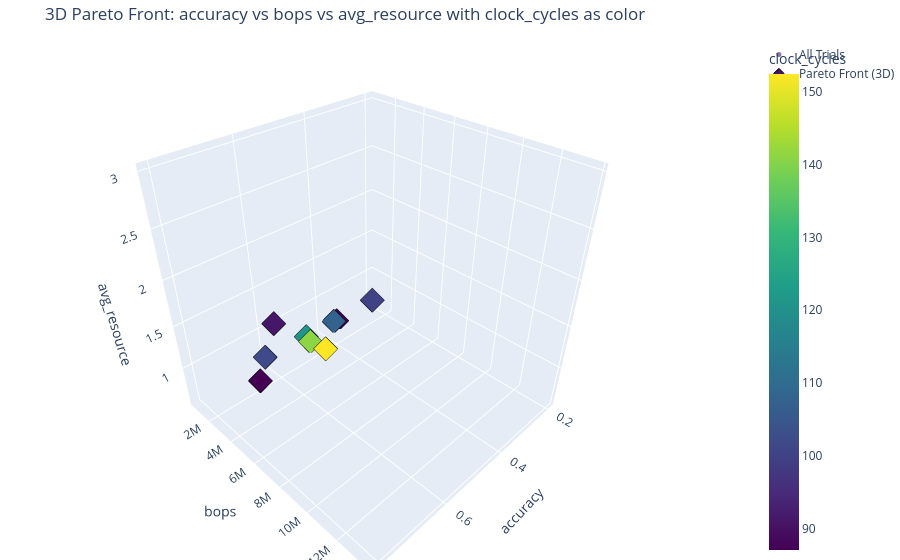

Here is the notebook cell this chart was saved with:
### Markdown cell above
## Analyzing the Global Search Results
The search is complete! The results contain the performance of every architecture tried. Let's visualize the Pareto fronts to understand the trade-offs.

### Code cell
results_df_mlp = pd.DataFrame(searcher_mlp.results)

if not results_df_mlp.empty:
    print("\n--- Visualizing Hardware-Aware Pareto Fronts ---")
    results_df_mlp.rename(columns={'performance_metric': 'accuracy'}, inplace=True)
    OBJECTIVE_INFO_HW[0] = ('accuracy', True)
    
    plot_pareto_fronts(results_df_mlp, OBJECTIVE_INFO_HW, save_dir=searcher_mlp.results_dir)
    
    print("\n--- Generating 3D Pareto Front Heatmap ---")
    plot_3d_pareto_front_heatmap(results_df_mlp, OBJECTIVE_INFO_HW, save_dir=searcher_mlp.results_dir)
    
    print(f"\nMLP search plots saved to: {searcher_mlp.results_dir}")
else:
    print("MLP search did not yield any results.")

### Figure 1 — Plotly figure (JSON) as saved in the notebook; plotly's stock layout.template omitted (floating-point values rounded to 4 significant figures)
{"data": [{"hoverinfo": "text+x+y+z", "marker": {"color": [91.2, 87.12, 100.0, 141.1, 101.9, 100.8, 121.1, 107.5, 152.4, 87.27], "colorbar": {"title": {"text": "clock_cycles"}}, "colorscale": [[0, "#440154"], [0.1111, "#482878"], [0.2222, "#3e4989"], [0.3333, "#31688e"], [0.4444, "#26828e"], [0.5556, "#1f9e89"], [0.6667, "#35b779"], [0.7778, "#6ece58"], [0.8889, "#b5de2b"], [1, "#fde725"]], "opacity": 0.6, "size": 5}, "mode": "markers", "name": "All Trials", "text": ["Trial 0", "Trial 1", "Trial 2", "Trial 3", "Trial 4", "Trial 5", "Trial 6", "Trial 7", "Trial 8", "Trial 9"], "type": "scatter3d", "x": [0.7029, 0.6826, 0.8059, 0.4655, 0.7366, 0.1945, 0.4673, 0.3567, 0.4789, 0.3429], "y": [5115000.0, 2584000.0, 13750000.0, 1190000.0, 5167000.0, 717000.0, 874800.0, 717000.0, 2938000.0, 646600.0], "z": [1.76, 0.76, 2.99, 0.6225, 1.475, 0.6325, 0.6625, 0.6275, 0.7375, 0.6]}, {"hoverinfo": "text+x+y+z", "marker": {"color": [91.2, 87.12, 100.0, 141.1, 101.9, 121.1, 107.5, 152.4, 87.27], "colorscale": [[0, "#440154"], [0.1111, "#482878"], [0.2222, "#3e4989"], [0.3333, "#31688e"], [0.4444, "#26828e"], [0.5556, "#1f9e89"], [0.6667, "#35b779"], [0.7778, "#6ece58"], [0.8889, "#b5de2b"], [1, "#fde725"]], "line": {"color": "black", "width": 1}, "size": 8, "symbol": "diamond"}, "mode": "markers", "name": "Pareto Front (3D)", "text": ["Trial 0", "Trial 1", "Trial 2", "Trial 3", "Trial 4", "Trial 6", "Trial 7", "Trial 8", "Trial 9"], "type": "scatter3d", "x": [0.7029, 0.6826, 0.8059, 0.4655, 0.7366, 0.4673, 0.3567, 0.4789, 0.3429], "y": [5115000.0, 2584000.0, 13750000.0, 1190000.0, 5167000.0, 874800.0, 717000.0, 2938000.0, 646600.0], "z": [1.76, 0.76, 2.99, 0.6225, 1.475, 0.6625, 0.6275, 0.7375, 0.6]}], "layout": {"margin": {"b": 0, "l": 0, "r": 0, "t": 40}, "scene": {"xaxis": {"title": {"text": "accuracy"}}, "yaxis": {"title": {"text": "bops"}}, "zaxis": {"title": {"text": "avg_resource"}}}, "title": {"text": "3D Pareto Front: accuracy vs bops vs avg_resource with clock_cycles as color"}}}
